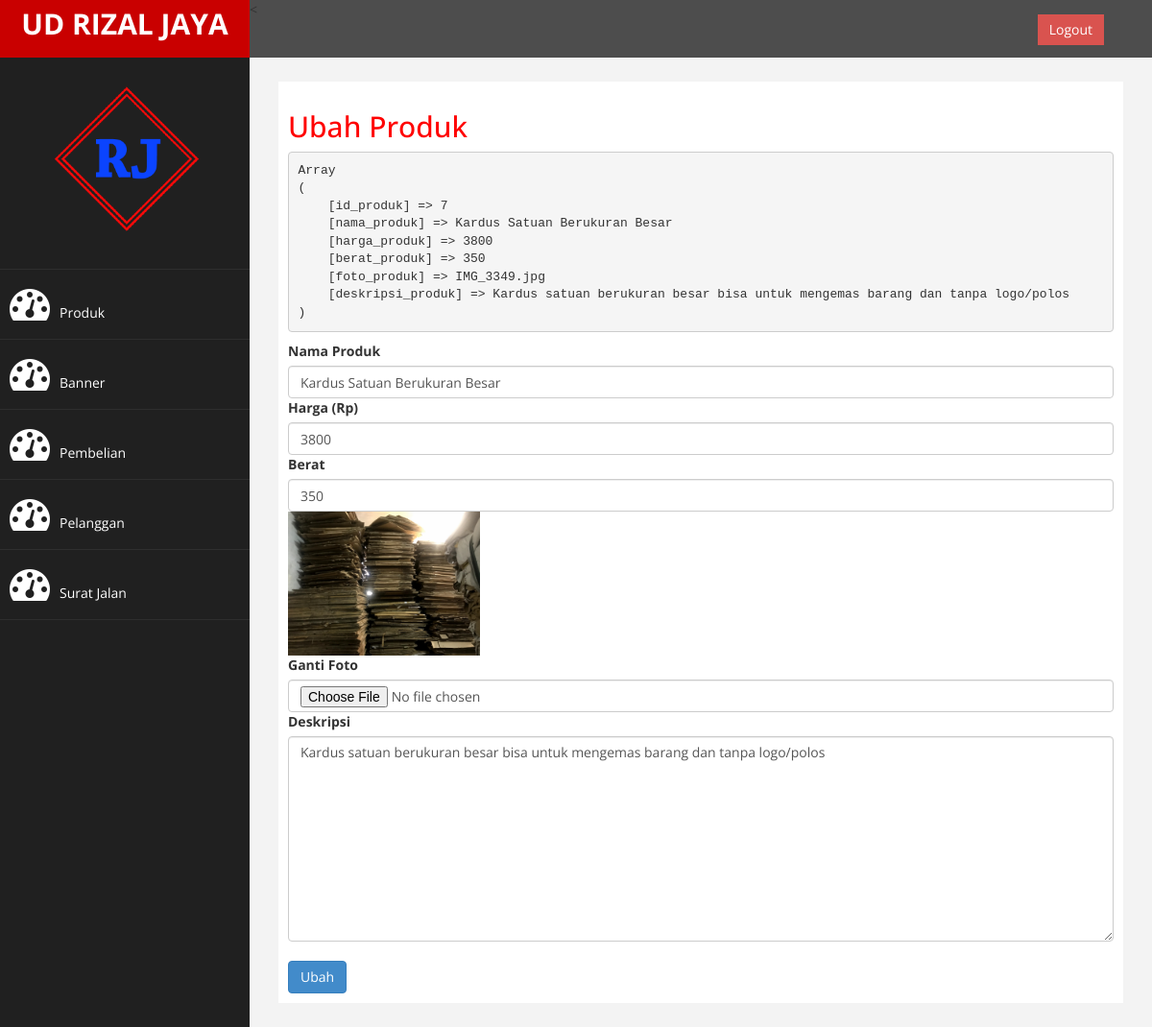
The app's page /admin/index.php?halaman=ubahproduk&id=7 (signed in) with its own data.
### tables this page shows
CREATE TABLE `produk` (
  `id_produk` int(11) NOT NULL,
  `nama_produk` varchar(100) NOT NULL,
  `harga_produk` int(11) NOT NULL,
  `berat_produk` int(11) NOT NULL,
  `foto_produk` varchar(100) NOT NULL,
  `deskripsi_produk` text NOT NULL
);

### admin/halaman/ubahproduk.php (the view, shortened to what this page needs)
<h2>Ubah Produk</h2>
<?php
$ambil=$koneksi->query("SELECT * FROM produk WHERE id_produk='$_GET[id]'");
$pecah=$ambil->fetch_assoc();
echo "<pre>";
print_r($pecah);
echo "</pre>";
?>
<form method="post" enctype="multipart/form-data">
	<div class="form-grup">
		<label>Nama Produk</label>
		<input type="text" name="nama" class="form-control" value="<?php echo $pecah['nama_produk']; ?>">
	</div>
	<div class="form-grup">
		<label>Harga (Rp)</label>
		<input type="number" class="form-control" name="harga" value="<?php echo $pecah['harga_produk']; ?>">
	</div>
	<div class="form-grup">
		<label>Berat</label>
		<input type="number" class="form-control" name="berat" value="<?php echo $pecah['berat_produk']; ?>">
	</div>
	<div class="form-grup">
		<img src="../foto_produk/<?php echo $pecah['foto_produk'] ?>" width="200">
	</div>
	<div class="form-grup">
		<label>Ganti Foto</label>
		<input type="file" name="foto" class="form-control">
	</div>
	<div class="form-grup">
		<label>Deskripsi</label>
		<textarea name="deskripsi" class="form-control" rows="10"><?php echo $pecah['deskripsi_produk']; ?></textarea>
	</div>
	<br><button class="btn btn-primary" name="ubah">Ubah</button>
</form>

### admin/assets/css/custom.css (style rules this page uses)
body { font-family: 'Open Sans', sans-serif; }
h2 { color: #f00; }

### records on screen
produk: nama "Kardus Satuan Berukuran Besar", harga "3800", berat "350", foto_produk (picture), deskripsi "Kardus satuan berukuran besar bisa untuk mengemas barang dan tanpa logo/polos"
